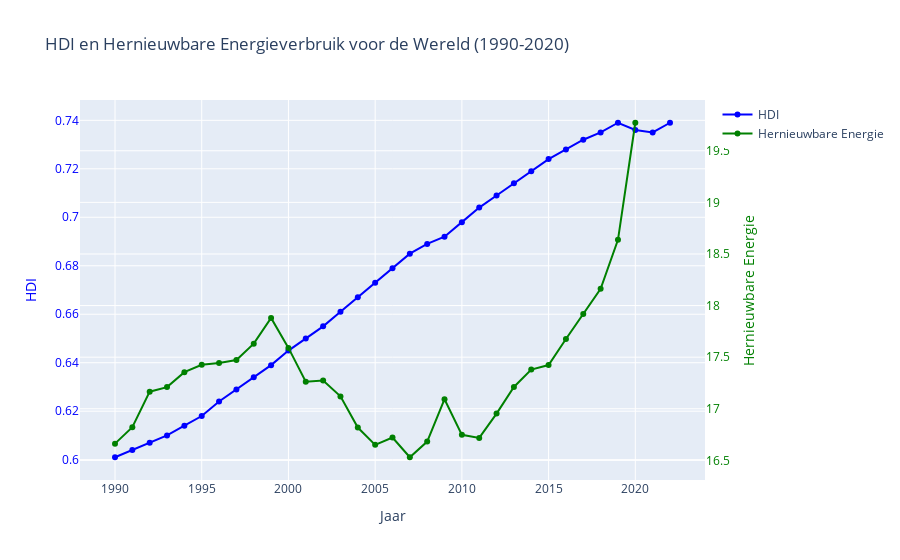

Source (notebook cell):
### Code cell
import pandas as pd
import plotly.graph_objs as go

# Stappen voor het aanmaken van voorbeelddata (ter illustratie)
df_renewable = pd.read_csv('../data/renewable_en.csv')
df_hdi = pd.read_csv('../data/hdi_py_cleaned.csv')

# Data extraheren voor "World" uit beide DataFrames
df_world_renewable = df_renewable[df_renewable['Country Name'] == 'World']
df_world_hdi = df_hdi[df_hdi['country'] == 'World']

# Kolommen hernoemen voor eenvoudiger samenvoegen
df_world_renewable = df_world_renewable.rename(columns=lambda x: x.split(' ')[0] if '[YR' in x else x)
df_world_hdi = df_world_hdi.rename(columns=lambda x: x.split('_')[1] if 'hdi_' in x else x)

# Alleen jaarkolommen en relevante identificatoren behouden
renewable_year_columns = [col for col in df_world_renewable.columns if col.isdigit()]
hdi_year_columns = [col for col in df_world_hdi.columns if col.isdigit()]

# Beide DataFrames omzetten naar lange indeling voor samenvoegen
df_world_renewable_long = df_world_renewable.melt(id_vars=['Country Name', 'Series Name'], value_vars=renewable_year_columns, var_name='Year', value_name='Renewable Energy')
df_world_hdi_long = df_world_hdi.melt(id_vars=['country'], value_vars=hdi_year_columns, var_name='Year', value_name='HDI')

# DataFrames samenvoegen op 'Year'
df_merged = pd.merge(df_world_renewable_long, df_world_hdi_long, on='Year')

# Onnodige kolommen filteren en NaN-waarden verwijderen
df_plot = df_merged[['Year', 'HDI', 'Renewable Energy']].dropna()

# Zorgen dat de datatypes correct zijn
df_plot['Year'] = df_plot['Year'].astype(int)
df_plot['HDI'] = pd.to_numeric(df_plot['HDI'], errors='coerce')
df_plot['Renewable Energy'] = pd.to_numeric(df_plot['Renewable Energy'], errors='coerce')

# Alleen de hoogste HDI-score per jaar behouden
df_plot = df_plot.loc[df_plot.groupby('Year')['HDI'].idxmax()]

# Plotting met Plotly
fig = go.Figure()

# HDI trace toevoegen
fig.add_trace(
    go.Scatter(x=df_plot['Year'], y=df_plot['HDI'], mode='markers+lines', name='HDI', line=dict(color='blue'))
)

# Renewable Energy trace toevoegen op secundaire y-as
fig.add_trace(
    go.Scatter(x=df_plot['Year'], y=df_plot['Renewable Energy'], mode='markers+lines', name='Hernieuwbare Energie', line=dict(color='green'), yaxis='y2')
)

# Lay-out bijwerken met titels en labels in het Nederlands
fig.update_layout(
    title='HDI en Hernieuwbare Energieverbruik voor de Wereld (1990-2020)',
    xaxis=dict(title='Jaar'),
    yaxis=dict(title='HDI', titlefont=dict(color='blue'), tickfont=dict(color='blue')),
    yaxis2=dict(title='Hernieuwbare Energie', titlefont=dict(color='green'), tickfont=dict(color='green'), overlaying='y', side='right')
)

# Plot weergeven
fig.show()

### Figure 1 — Plotly figure (JSON) as saved in the notebook; plotly's stock layout.template omitted (floating-point values rounded to 4 significant figures)
{"data": [{"line": {"color": "blue"}, "mode": "markers+lines", "name": "HDI", "type": "scatter", "x": [1990, 1991, 1992, 1993, 1994, 1995, 1996, 1997, 1998, 1999, 2000, 2001, 2002, 2003, 2004, 2005, 2006, 2007, 2008, 2009, 2010, 2011, 2012, 2013, 2014, 2015, 2016, 2017, 2018, 2019, 2020, 2021, 2022], "y": [0.601, 0.604, 0.607, 0.61, 0.614, 0.618, 0.624, 0.629, 0.634, 0.639, 0.645, 0.65, 0.655, 0.661, 0.667, 0.673, 0.679, 0.685, 0.689, 0.692, 0.698, 0.704, 0.709, 0.714, 0.719, 0.724, 0.728, 0.732, 0.735, 0.739, 0.736, 0.735, 0.739]}, {"line": {"color": "green"}, "mode": "markers+lines", "name": "Hernieuwbare Energie", "type": "scatter", "x": [1990, 1991, 1992, 1993, 1994, 1995, 1996, 1997, 1998, 1999, 2000, 2001, 2002, 2003, 2004, 2005, 2006, 2007, 2008, 2009, 2010, 2011, 2012, 2013, 2014, 2015, 2016, 2017, 2018, 2019, 2020, 2021, 2022], "y": [16.66, 16.82, 17.17, 17.21, 17.35, 17.43, 17.44, 17.47, 17.63, 17.88, 17.59, 17.26, 17.27, 17.12, 16.82, 16.65, 16.72, 16.53, 16.68, 17.09, 16.75, 16.72, 16.95, 17.21, 17.38, 17.42, 17.68, 17.92, 18.16, 18.64, 19.77, null, null], "yaxis": "y2"}], "layout": {"autosize": true, "title": {"text": "HDI en Hernieuwbare Energieverbruik voor de Wereld (1990-2020)"}, "xaxis": {"autorange": true, "range": [1988.0, 2024.0], "title": {"text": "Jaar"}, "type": "linear"}, "yaxis": {"autorange": true, "range": [0.5896, 0.7504], "tickfont": {"color": "blue"}, "title": {"font": {"color": "blue"}, "text": "HDI"}, "type": "linear"}, "yaxis2": {"autorange": true, "overlaying": "y", "range": [16.26, 20.04], "side": "right", "tickfont": {"color": "green"}, "title": {"font": {"color": "green"}, "text": "Hernieuwbare Energie"}, "type": "linear"}}}
